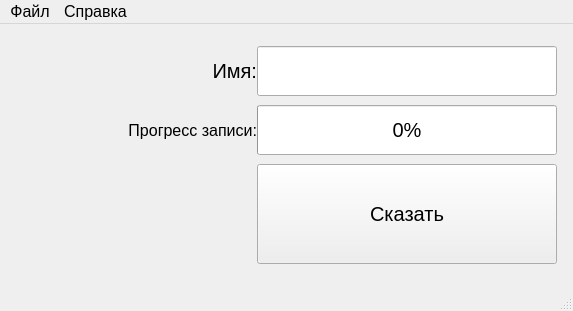
<?xml version="1.0" encoding="UTF-8"?>
<ui version="4.0">
 <class>MainWindow</class>
 <widget class="QMainWindow" name="MainWindow">
  <property name="geometry">
   <rect>
    <x>0</x>
    <y>0</y>
    <width>573</width>
    <height>311</height>
   </rect>
  </property>
  <property name="font">
   <font>
    <pointsize>12</pointsize>
   </font>
  </property>
  <property name="windowTitle">
   <string>Вход</string>
  </property>
  <widget class="QWidget" name="centralwidget">
   <layout class="QVBoxLayout" name="verticalLayout">
    <item>
     <layout class="QGridLayout" name="gridLayout">
      <property name="leftMargin">
       <number>7</number>
      </property>
      <property name="rightMargin">
       <number>7</number>
      </property>
      <property name="horizontalSpacing">
       <number>0</number>
      </property>
      <property name="verticalSpacing">
       <number>9</number>
      </property>
      <item row="0" column="1" colspan="4">
       <widget class="QLineEdit" name="loginEdit">
        <property name="minimumSize">
         <size>
          <width>300</width>
          <height>50</height>
         </size>
        </property>
        <property name="font">
         <font>
          <pointsize>15</pointsize>
         </font>
        </property>
       </widget>
      </item>
      <item row="2" column="0" colspan="4">
       <spacer name="horizontalSpacer">
        <property name="orientation">
         <enum>Qt::Horizontal</enum>
        </property>
        <property name="sizeHint" stdset="0">
         <size>
          <width>218</width>
          <height>20</height>
         </size>
        </property>
       </spacer>
      </item>
      <item row="1" column="3" colspan="2">
       <widget class="QProgressBar" name="recordProgress">
        <property name="minimumSize">
         <size>
          <width>0</width>
          <height>50</height>
         </size>
        </property>
        <property name="font">
         <font>
          <pointsize>15</pointsize>
         </font>
        </property>
        <property name="value">
         <number>0</number>
        </property>
        <property name="alignment">
         <set>Qt::AlignCenter</set>
        </property>
       </widget>
      </item>
      <item row="0" column="0">
       <widget class="QLabel" name="label">
        <property name="sizePolicy">
         <sizepolicy hsizetype="Expanding" vsizetype="Preferred">
          <horstretch>0</horstretch>
          <verstretch>0</verstretch>
         </sizepolicy>
        </property>
        <property name="font">
         <font>
          <pointsize>15</pointsize>
         </font>
        </property>
        <property name="text">
         <string>Имя:</string>
        </property>
        <property name="alignment">
         <set>Qt::AlignRight|Qt::AlignTrailing|Qt::AlignVCenter</set>
        </property>
        <property name="margin">
         <number>10</number>
        </property>
       </widget>
      </item>
      <item row="2" column="4">
       <widget class="QPushButton" name="recordBtn">
        <property name="sizePolicy">
         <sizepolicy hsizetype="Expanding" vsizetype="Expanding">
          <horstretch>0</horstretch>
          <verstretch>0</verstretch>
         </sizepolicy>
        </property>
        <property name="maximumSize">
         <size>
          <width>16777215</width>
          <height>100</height>
         </size>
        </property>
        <property name="font">
         <font>
          <pointsize>15</pointsize>
         </font>
        </property>
        <property name="text">
         <string>Сказать</string>
        </property>
       </widget>
      </item>
      <item row="1" column="0" colspan="3">
       <widget class="QLabel" name="label_3">
        <property name="text">
         <string>Прогресс записи:</string>
        </property>
        <property name="alignment">
         <set>Qt::AlignRight|Qt::AlignTrailing|Qt::AlignVCenter</set>
        </property>
        <property name="margin">
         <number>10</number>
        </property>
       </widget>
      </item>
     </layout>
    </item>
   </layout>
  </widget>
  <widget class="QMenuBar" name="menubar">
   <property name="geometry">
    <rect>
     <x>0</x>
     <y>0</y>
     <width>573</width>
     <height>35</height>
    </rect>
   </property>
   <widget class="QMenu" name="menu">
    <property name="title">
     <string>Файл</string>
    </property>
    <addaction name="actionNewUser"/>
    <addaction name="actionExit"/>
   </widget>
   <widget class="QMenu" name="menu_2">
    <property name="title">
     <string>Справка</string>
    </property>
    <addaction name="actionAbout"/>
   </widget>
   <addaction name="menu"/>
   <addaction name="menu_2"/>
  </widget>
  <widget class="QStatusBar" name="statusbar"/>
  <action name="actionNewUser">
   <property name="text">
    <string>Новый пользователь</string>
   </property>
  </action>
  <action name="actionExit">
   <property name="text">
    <string>Выход</string>
   </property>
  </action>
  <action name="actionAbout">
   <property name="text">
    <string>О программе</string>
   </property>
  </action>
  <action name="actionEnterAdmin">
   <property name="text">
    <string>Админ</string>
   </property>
  </action>
 </widget>
 <resources/>
 <connections/>
</ui>
